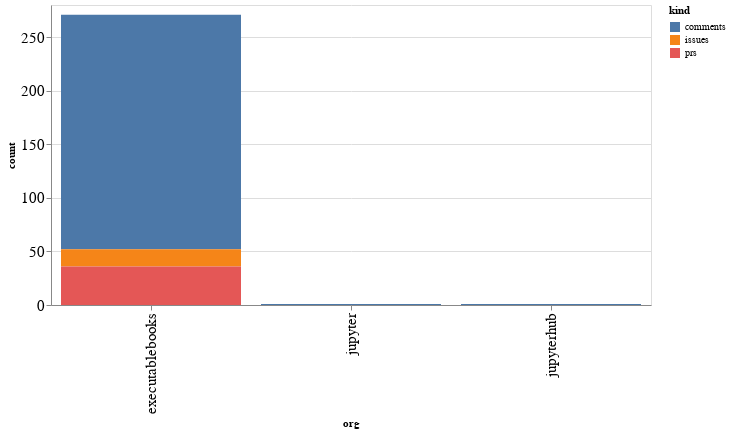

Notebook source saved alongside this figure:
### Code cell
alt.Chart(org_summaries, width=600).mark_bar().encode(
    x='org',
    y='count',
    color='kind',
    tooltip="org"
)

### Figure 1 — Vega-Lite specification as saved in the notebook (floating-point values rounded to 4 significant figures)
{"config": {"axisLeft": {"labelFontSize": 15}, "axisBottom": {"labelFontSize": 15}}, "data": {"name": "data-f385aad92938d674e829a6dcc68f5101"}, "mark": "bar", "encoding": {"color": {"type": "nominal", "field": "kind"}, "tooltip": {"type": "nominal", "field": "org"}, "x": {"type": "nominal", "field": "org"}, "y": {"type": "quantitative", "field": "count"}}, "width": 600, "$schema": "https://vega.github.io/schema/vega-lite/v4.8.1.json", "datasets": {"data-f385aad92938d674e829a6dcc68f5101": [{"org": "executablebooks", "kind": "comments", "count": 219}, {"org": "executablebooks", "kind": "issues", "count": 16}, {"org": "executablebooks", "kind": "prs", "count": 36}, {"org": "jupyter", "kind": "comments", "count": 1}, {"org": "jupyterhub", "kind": "comments", "count": 1}]}}
